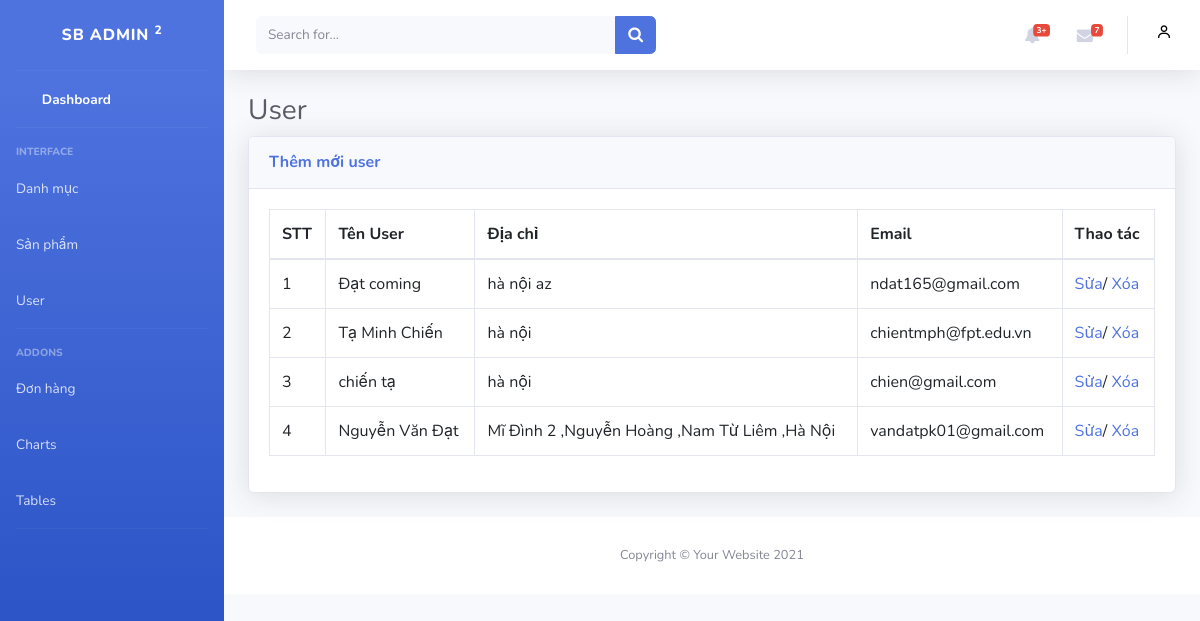
Screenshot of /admin/index.php?sp=list_user (signed in) with the database file from the repository.
### tables this page shows
CREATE TABLE `user` (
  `idUser` int(10) NOT NULL,
  `nameUser` varchar(255) NOT NULL,
  `address` varchar(255) NOT NULL,
  `phone` varchar(20) DEFAULT NULL,
  `email` varchar(255) NOT NULL,
  `password` varchar(255) NOT NULL,
  `status` tinyint(50) NOT NULL DEFAULT 1,
  `role` varchar(50) NOT NULL
);

### module/pdo.php (called while the page is built, shortened)
<?php
function pdo_get_connection()
{
    $dburl = "mysql:host=localhost;dbname=du_an_11;charset=utf8";
    $username = 'root';
    $password = '';
    $conn = new PDO($dburl, $username, $password);
    $conn->setAttribute(PDO::ATTR_ERRMODE, PDO::ERRMODE_EXCEPTION);
    return $conn;
}
function pdo_query($sql)
{
    $sql_args = array_slice(func_get_args(), 1);
    try {
        $conn = pdo_get_connection();
        $stmt = $conn->prepare($sql);
        $stmt->execute($sql_args);
        $rows = $stmt->fetchAll();
        return $rows;
    } catch (PDOException $e) {
        throw $e;
    } finally {
        unset($conn);
    }
}

### module/taikhoan.php (called while the page is built, shortened)
<?php
function list_user(){
    $sql = "SELECT * FROM `user`";
    $listuser=pdo_query($sql);
    return $listuser;
}
?>

### admin/user/list.php (the view)
<div class="container-fluid">
    <h1 class="h3 mb-2 text-gray-800">User</h1>
    <div class="card shadow mb-4">
        <div class="card-header py-3">
            <h6 class="m-0 font-weight-bold text-primary"><a href="index.php?sp=add_user">Thêm mới user</a></h6>
        </div>
        <div class="card-body">
            <div class="table-responsive">
                <table class="table table-bordered" id="dataTable" width="100%" cellspacing="0">
                    <thead>
                        <tr>
                            <th>STT</th>
                            <th>Tên User</th>
                            <th>Địa chỉ</th>
                            <th>Email</th>
                            <th>Thao tác</th>
                        </tr>
                    </thead>
                    <tbody>
                        <?php $stt=1;
                        foreach($listuser as $dm):extract($dm) ?>
                        <tr>
                            <td><?=$stt++?></td>
                            <td><?=$nameUser?></td>
                            <td><?=$address?></td>
                            <td><?=$email?></td>
                            <td>
                                <a href="index.php?sp=fix_user&id=<?=$idUser?>">Sửa</a>/
                                <a href="index.php?sp=delete_user&id=<?=$idUser?>">Xóa</a>
                            </td>
                        </tr>
                        <?php endforeach ?>
                    </tbody>
                </table>
            </div>
        </div>
    </div>
</div>

### rows the page displays
user: nameUser "Đạt coming", address "hà nội az", email "ndat165@gmail.com"
user: nameUser "Tạ Minh Chiến", address "hà nội", email "chientmph@fpt.edu.vn"
user: nameUser "chiến tạ", address "hà nội", email "chien@gmail.com"
user: nameUser "Nguyễn Văn Đạt", address "Mĩ Đình 2 ,Nguyễn Hoàng ,Nam Từ Liêm ,Hà Nội", email "vandatpk01@gmail.com"
